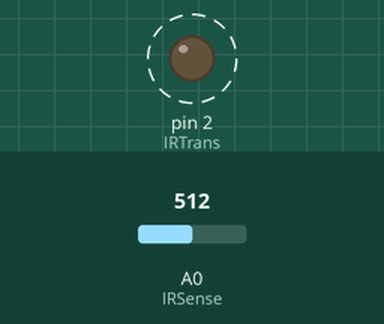
The sketch below on a simulated Arduino Uno, built with avr-gcc and run on an emulated ATmega328P. Shown: output pins drawn as LEDs (lit = HIGH). Dashed ring = blinking. The test bench sets the inputs (shaded band); at power-on: A0 (IRSense) = 512. What the sketch prints to the serial monitor is not drawn.

Above: at 36.2 s.
Timing chart, 0 to 36.5 s (numbered marks = the images above):
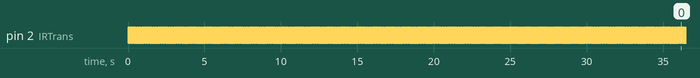

The sketch:

irSense.ino
```cpp
int IRSense = A0;
int IRTrans = 2;
int valueAmbient = 0;

void setup()
{
  pinMode(IRSense, INPUT);
  pinMode(IRTrans, OUTPUT);
  Serial.begin(9600);
  digitalWrite(IRTrans,LOW);
}

void ambient()
{
  digitalWrite(IRTrans,HIGH);
  delay(20);
  valueAmbient = analogRead(IRSense);
  delay(20);
}

void loop()
{
  ambient();
  digitalWrite(IRTrans,LOW);
  delay(20);
  int value = analogRead(IRSense);
  int value2 = round(value - valueAmbient);
  int dist = (((value2+15.0)/(value2*(value2+100.0)))*2000.0);
  Serial.print(dist);
  Serial.print("cm.");
  Serial.println("");
  delay(20);
}
```

Measured:
- by itself, pin 2 (IRTrans): alternates HIGH for 0.04 s and LOW for 0.04 s
